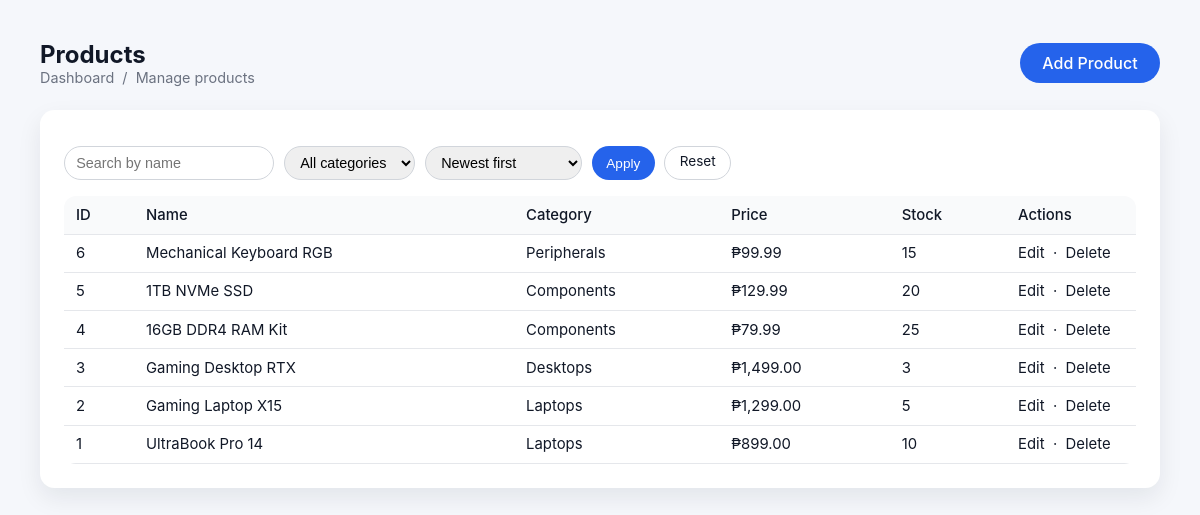
Screenshot of /admin/products.php (signed in) with the database file from the repository.
### tables this page shows
CREATE TABLE IF NOT EXISTS products (
  id INT AUTO_INCREMENT PRIMARY KEY,
  category_id INT NOT NULL,
  category_slug VARCHAR(100) NOT NULL,
  name VARCHAR(200) NOT NULL,
  slug VARCHAR(200) NOT NULL,
  description TEXT,
  cpu VARCHAR(100),
  ram VARCHAR(100),
  storage VARCHAR(100),
  gpu VARCHAR(100),
  display VARCHAR(100),
  os VARCHAR(100),
  price DECIMAL(10,2) NOT NULL,
  stock INT NOT NULL DEFAULT 0,
  image VARCHAR(255) DEFAULT NULL,
  created_at TIMESTAMP DEFAULT CURRENT_TIMESTAMP,
  CONSTRAINT fk_products_category
    FOREIGN KEY (category_id) REFERENCES categories(id)
      ON DELETE RESTRICT ON UPDATE CASCADE
);

CREATE TABLE IF NOT EXISTS categories (
  id INT AUTO_INCREMENT PRIMARY KEY,
  name VARCHAR(100) NOT NULL,
  slug VARCHAR(100) NOT NULL UNIQUE
);

### admin/products.php (the view, shortened to what this page needs)
<?php
require_once __DIR__ . '/../backend/db.php';
$search = trim($_GET['search'] ?? '');
$sort = $_GET['sort'] ?? 'newest';
$sql = 'SELECT p.*, c.name AS category_name FROM products p LEFT JOIN categories c ON p.category_id = c.id';
$params = [];
switch ($sort) {
    default:
        $sql .= ' ORDER BY p.id DESC';
}
$stmt = $pdo->prepare($sql);
$stmt->execute($params);
$products = $stmt->fetchAll(PDO::FETCH_ASSOC);
?>
<!DOCTYPE html>
<html lang="en">
<head>
    <link rel="stylesheet" href="/OTSP/assets/css/style.css" />
</head>
<body>
    <main class="container admin-page">
        <div class="admin-page-header">
            <div>
                <h1>Products</h1>
                <p class="admin-breadcrumb">
                    <a href="/OTSP/admin/dashboard.php">Dashboard</a>
                    &nbsp;/&nbsp;
                    <span>Manage products</span>
                </p>
            </div>
            <div>
                <a href="/OTSP/admin/product_form.php" class="btn-primary">Add Product</a>
            </div>
        </div>
        <section class="admin-card">
            <form class="admin-filters" method="get">
                <input type="text" name="search" placeholder="Search by name" value="<?php echo htmlspecialchars($search); ?>" />
                <select name="category_id">
                    <option value="0">All categories</option>
                </select>
                <select name="sort">
                    <option value="newest" <?php if ($sort === 'newest') echo 'selected'; ?>>Newest first</option>
                </select>
                <button type="submit" class="btn-primary small">Apply</button>
                <a href="/OTSP/admin/products.php" class="btn-outline small">Reset</a>
            </form>
            <div class="admin-table-wrapper">
                <table class="admin-table">
                    <thead>
                    <tr>
                        <th>ID</th>
                        <th>Name</th>
                        <th>Category</th>
                        <th>Price</th>
                        <th>Stock</th>
                        <th style="width:130px;">Actions</th>
                    </tr>
                    </thead>
                    <tbody>
                    <?php if (empty($products)): ?>
                        <tr>
                            <td colspan="6" class="admin-table-empty">No products found.</td>
                        </tr>
                    <?php else: ?>
                        <?php foreach ($products as $product): ?>
                            <tr>
                                <td><?php echo (int)$product['id']; ?></td>
                                <td><?php echo htmlspecialchars($product['name']); ?></td>
                                <td><?php echo htmlspecialchars($product['category_name'] ?? ''); ?></td>
                                <td>₱<?php echo number_format($product['price'], 2); ?></td>
                                <td><?php echo (int)$product['stock']; ?></td>
                                <td>
                                    <a href="/OTSP/admin/product_form.php?id=<?php echo (int)$product['id']; ?>">Edit</a>
                                    &nbsp;&middot;&nbsp;
                                    <a href="/OTSP/admin/product_delete.php?id=<?php echo (int)$product['id']; ?>" onclick="return confirm('Delete this product?');">Delete</a>
                                </td>
                            </tr>
                        <?php endforeach; ?>
                    <?php endif; ?>
                    </tbody>
                </table>
            </div>
        </section>
    </main>
</body>
</html>

### assets/css/style.css (style rules this page uses)
* { box-sizing: border-box; margin: 0; padding: 0; }
body { font-family: 'Inter', system-ui, -apple-system, BlinkMacSystemFont, 'Segoe UI', sans-serif; background: #f5f7fb; color: #111827; }
a { color: inherit; text-decoration: none; }
.container { width: 100%; max-width: 1120px; margin: 0 auto; padding: 0 1rem; }
.admin-page { padding: 40px 0; }
.admin-page-header { display: flex; align-items: center; justify-content: space-between; gap: 1rem; margin-bottom: 1.5rem; }
.admin-page-header h1 { font-size: 1.5rem; }
.admin-breadcrumb { font-size: 0.9rem; color: #6b7280; }
.admin-card { background: #ffffff; border-radius: 0.9rem; padding: 1.5rem; box-shadow: 0 10px 24px rgba(15, 23, 42, 0.08); }
.btn-primary.small, .btn-outline.small { padding: 0.4rem 0.9rem; font-size: 0.85rem; }
.btn-primary { display: inline-block; padding: 0.6rem 1.4rem; border-radius: 999px; background: #2563eb; color: #ffffff; font-weight: 500; border: none; cursor: pointer; }
.btn-outline { display: inline-block; padding: 0.6rem 1.2rem; border-radius: 999px; border: 1px solid #d1d5db; background: #ffffff; color: #111827; cursor: pointer; }
.admin-table-wrapper { margin-top: 1rem; }
.admin-table { width: 100%; border-collapse: collapse; background: #ffffff; border-radius: 0.75rem; overflow: hidden; font-size: 0.93rem; }
.admin-table th, .admin-table td { padding: 0.6rem 0.75rem; border-bottom: 1px solid #e5e7eb; }
.admin-table th { background: #f9fafb; text-align: left; font-weight: 500; }
.admin-filters { display: flex; flex-wrap: wrap; gap: 0.6rem; margin-top: 0.75rem; }
.admin-filters input, .admin-filters select { padding: 0.45rem 0.7rem; border-radius: 999px; border: 1px solid #d1d5db; font-size: 0.9rem; }

### rows the page displays
products: id "6", name "Mechanical Keyboard RGB", category.name "Peripherals", price "99.99", stock "15"
products: id "5", name "1TB NVMe SSD", category.name "Components", price "129.99", stock "20"
products: id "4", name "16GB DDR4 RAM Kit", category.name "Components", price "79.99", stock "25"
products: id "3", name "Gaming Desktop RTX", category.name "Desktops", price "1,499.00", stock "3"
products: id "2", name "Gaming Laptop X15", category.name "Laptops", price "1,299.00", stock "5"
products: id "1", name "UltraBook Pro 14", category.name "Laptops", price "899.00", stock "10"
